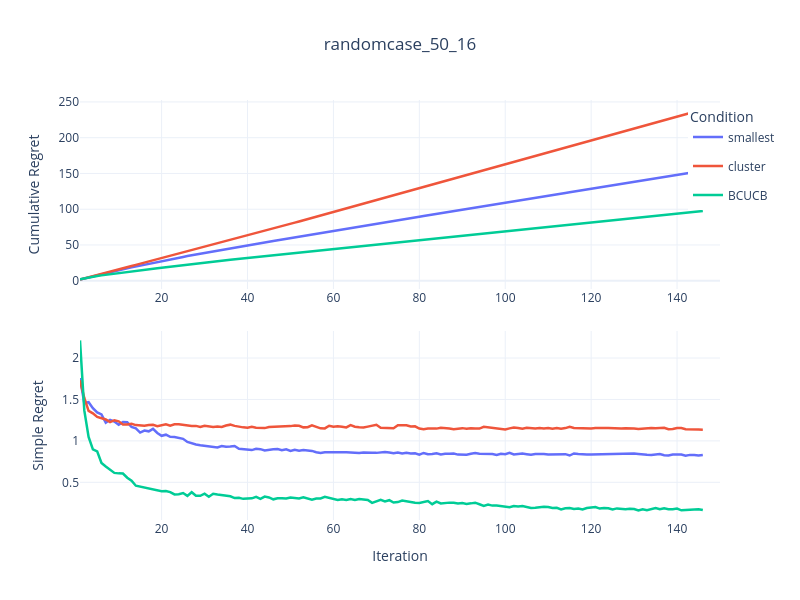

Notebook source saved alongside this figure:
### Code cell
import pandas as pd
import plotly.graph_objects as go
import plotly.express as px
from plotly.subplots import make_subplots
import plotly.io as pio
import os
import numpy as np

text = "randomcase"

# 定义文件夹路径
data_folder = os.path.join('Data', text)

# 定义文件列表 - Simple Regret来自pre文件，Cumulative Regret来自原始文件
simple_regret_files = ['50_16_smallest_pre.csv','50_16_cluster_pre.csv', '50_16_dynamic_pre.csv']
cumulative_regret_files = ['50_16_smallest.csv','50_16_cluster.csv','50_16_dynamic.csv']

curve_names = ['smallest','cluster', 'BCUCB']
colors = px.colors.qualitative.Plotly[:len(curve_names)] 

# 创建DataFrame存储Simple Regret和Cumulative Regret
simple_regret_data = pd.DataFrame()
cumulative_regret_data = pd.DataFrame()

# 加载Simple Regret数据（来自pre文件）
for file, name in zip(simple_regret_files, curve_names):
    file_path = os.path.join(data_folder, file)
    df = pd.read_csv(file_path, index_col='Repetition')
    
    # 计算每个step的均值（Simple Regret）
    mean_results = df.mean(axis=0)
    
    # 添加到Simple Regret DataFrame
    temp_df = pd.DataFrame({
        'Iter': range(1, 151),
        'Value': mean_results.values,
        'Condition': name
    })
    simple_regret_data = pd.concat([simple_regret_data, temp_df])

# 加载Cumulative Regret数据（来自原始文件）
for file, name in zip(cumulative_regret_files, curve_names):
    file_path = os.path.join(data_folder, file)
    df = pd.read_csv(file_path, index_col='Repetition')
    
    # 计算每个step的均值
    mean_results = df.mean(axis=0)
    
    # 计算Cumulative Regret
    cumsum_results = np.cumsum(mean_results.values)
    temp_df = pd.DataFrame({
        'Iter': range(1, 151),
        'Value': cumsum_results,
        'Condition': name
    })
    cumulative_regret_data = pd.concat([cumulative_regret_data, temp_df])

# 创建子图（2行1列，垂直排列）- 删除子图标题
fig = make_subplots(
    rows=2, cols=1,
    vertical_spacing=0.1
    # 删除了 subplot_titles 参数
)

# 第一子图：Cumulative Regret（来自原始文件）- 先画Cumulative Regret
for i, condition in enumerate(curve_names):
    cumsum_df = cumulative_regret_data[cumulative_regret_data['Condition'] == condition]
    fig.add_trace(
        go.Scatter(
            x=cumsum_df['Iter'],
            y=cumsum_df['Value'],
            name=condition,
            legendgroup=condition,
            showlegend=True,  # 在第一子图显示图例
            line=dict(color=colors[i],width=2.5),
            meta=[condition],
            hovertemplate="Iter: %{x}<br>Cumulative Regret: %{y:.4f}<br>Condition: %{meta[0]}<extra></extra>"
        ),
        row=1, col=1  # Cumulative Regret放在第一行
    )

# 第二子图：Obs-based Simple Regret（来自pre文件）
for i, condition in enumerate(curve_names):
    simple_df = simple_regret_data[simple_regret_data['Condition'] == condition]
    fig.add_trace(
        go.Scatter(
            x=simple_df['Iter'],
            y=simple_df['Value'],
            name=condition,
            legendgroup=condition,
            showlegend=False,  # 避免重复图例
            line=dict(color=colors[i],width=2.5),
            meta=[condition],
            hovertemplate="Iter: %{x}<br>Simple Regret: %{y:.4f}<br>Condition: %{meta[0]}<extra></extra>"
        ),
        row=2, col=1  # Simple Regret放在第二行
    )

# 更新布局
fig.update_layout(
    title_text=text+"_50_16",
    title_x=0.5,
    height=600,
    width=800,
    template='plotly_white',
    legend_title_text='Condition',
    legend=dict(yanchor="top", y=0.99, xanchor="left", x=0.95)
)

# 更新Y轴和X轴标签
fig.update_yaxes(title_text="Cumulative Regret", row=1, col=1)  # 第一子图Y轴标签
fig.update_yaxes(title_text="Simple Regret", row=2, col=1)      # 第二子图Y轴标签
fig.update_xaxes(title_text="Iteration", row=2, col=1)          # 仅底部子图显示X轴标签

# 显示图形
fig.show()

# 保存为HTML文件（可选）
# pio.write_html(fig, 'combined_simple_cumulative_plot.html')
#fig.write_image(text+"_50_16", format="png", width=800, height=600, scale=3)

### Figure 1 — Plotly figure (JSON) as saved in the notebook; plotly's stock layout.template omitted (floating-point values rounded to 4 significant figures; data arrays with more than 128 entries replaced by an {"elided": "..."} marker saying what was removed)
{"data": [{"hovertemplate": "Iter: %{x}<br>Cumulative Regret: %{y:.4f}<br>Condition: %{meta[0]}<extra></extra>", "legendgroup": "smallest", "line": {"color": "#636EFA", "width": 2.5}, "meta": ["smallest"], "name": "smallest", "showlegend": true, "type": "scatter", "x": {"elided": "150 int values"}, "xaxis": "x", "y": {"elided": "150 float values"}, "yaxis": "y"}, {"hovertemplate": "Iter: %{x}<br>Cumulative Regret: %{y:.4f}<br>Condition: %{meta[0]}<extra></extra>", "legendgroup": "cluster", "line": {"color": "#EF553B", "width": 2.5}, "meta": ["cluster"], "name": "cluster", "showlegend": true, "type": "scatter", "x": {"elided": "150 int values"}, "xaxis": "x", "y": {"elided": "150 float values"}, "yaxis": "y"}, {"hovertemplate": "Iter: %{x}<br>Cumulative Regret: %{y:.4f}<br>Condition: %{meta[0]}<extra></extra>", "legendgroup": "BCUCB", "line": {"color": "#00CC96", "width": 2.5}, "meta": ["BCUCB"], "name": "BCUCB", "showlegend": true, "type": "scatter", "x": {"elided": "150 int values"}, "xaxis": "x", "y": {"elided": "150 float values"}, "yaxis": "y"}, {"hovertemplate": "Iter: %{x}<br>Simple Regret: %{y:.4f}<br>Condition: %{meta[0]}<extra></extra>", "legendgroup": "smallest", "line": {"color": "#636EFA", "width": 2.5}, "meta": ["smallest"], "name": "smallest", "showlegend": false, "type": "scatter", "x": {"elided": "150 int values"}, "xaxis": "x2", "y": {"elided": "150 float values"}, "yaxis": "y2"}, {"hovertemplate": "Iter: %{x}<br>Simple Regret: %{y:.4f}<br>Condition: %{meta[0]}<extra></extra>", "legendgroup": "cluster", "line": {"color": "#EF553B", "width": 2.5}, "meta": ["cluster"], "name": "cluster", "showlegend": false, "type": "scatter", "x": {"elided": "150 int values"}, "xaxis": "x2", "y": {"elided": "150 float values"}, "yaxis": "y2"}, {"hovertemplate": "Iter: %{x}<br>Simple Regret: %{y:.4f}<br>Condition: %{meta[0]}<extra></extra>", "legendgroup": "BCUCB", "line": {"color": "#00CC96", "width": 2.5}, "meta": ["BCUCB"], "name": "BCUCB", "showlegend": false, "type": "scatter", "x": {"elided": "150 int values"}, "xaxis": "x2", "y": {"elided": "150 float values"}, "yaxis": "y2"}], "layout": {"height": 600, "legend": {"title": {"text": "Condition"}, "x": 0.95, "xanchor": "left", "y": 0.99, "yanchor": "top"}, "title": {"text": "randomcase_50_16", "x": 0.5}, "width": 800, "xaxis": {"anchor": "y", "domain": [0, 1]}, "xaxis2": {"anchor": "y2", "domain": [0, 1], "title": {"text": "Iteration"}}, "yaxis": {"anchor": "x", "domain": [0.55, 1], "title": {"text": "Cumulative Regret"}}, "yaxis2": {"anchor": "x2", "domain": [0, 0.45], "title": {"text": "Simple Regret"}}}}
